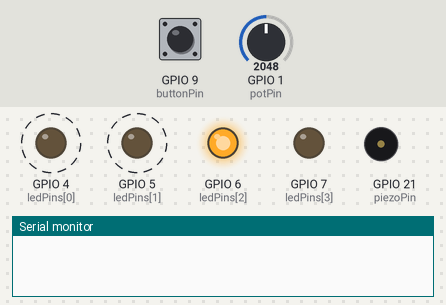
The sketch below on a simulated ESP32-S3. Shown: output pins drawn as LEDs (lit = HIGH), buzzer (waves = sounding), the last lines printed to the serial monitor. Dashed ring = blinking. Inputs (shaded band) come from the test bench; at power-on: GPIO 9 (buttonPin) HIGH, GPIO 1 (potPin) = 2048.

Above: at 0.9 s.
2.5 s: GPIO 9 (buttonPin) pulled LOW for 1.95 s
At 3.6 s:
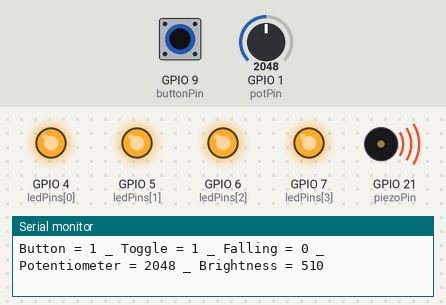
5.9 s: GPIO 1 (potPin) set to 491
At 6.7 s:
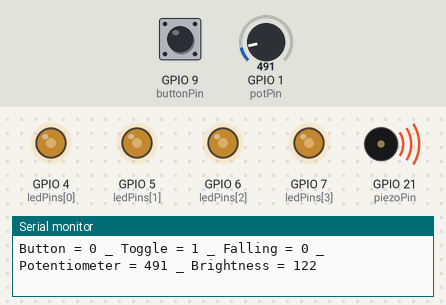
8.2 s: GPIO 1 (potPin) set to 1228
At 8.5 s:
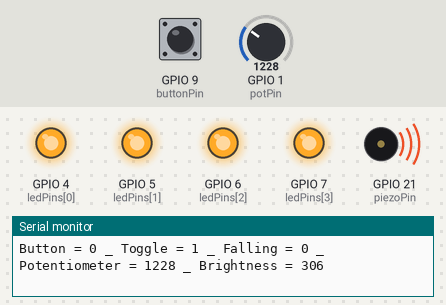
10.5 s: GPIO 9 (buttonPin) pulled LOW for 1.95 s
At 12.27 s:
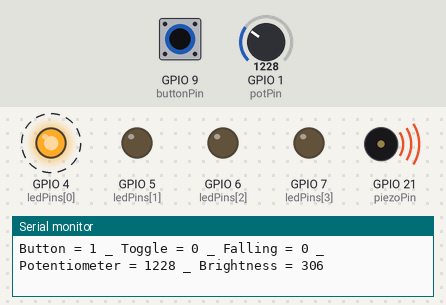
14.0 s: GPIO 1 (potPin) set to 491
18.1 s: GPIO 1 (potPin) set to 2047
Timing chart, 0 to 22.6 s (numbered marks = the images above; inputs shaded):
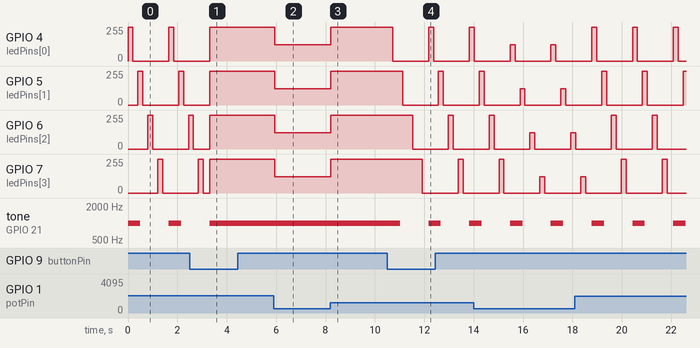

The sketch:

midternfinal.ino
```cpp
const int buttonPin = 9;
const int ledPins[] = {4, 5, 6, 7}; // Array to hold the LED pins (4 LEDs)
const int numLeds = 4;
const int potPin = 1;
const int piezoPin = 21;

bool buttonState = 0;
bool lastButtonState = 0;
bool toggle = 0;
bool fallingToggle = 0;

void setup() {
  pinMode(buttonPin, INPUT_PULLUP);


  for (int i = 0; i < numLeds; i++) {
    pinMode(ledPins[i], OUTPUT); // Set all LED pins as output

  }

  Serial.begin(115200);
}

void loop() {
  buttonState = !digitalRead(buttonPin);


  if (buttonState == HIGH && lastButtonState == LOW) {
    fallingToggle = 1;  // Detect falling edge
  }


  if (fallingToggle) {
    toggle = !toggle;
    fallingToggle = 0;
  }


  int potValue = analogRead(potPin);


  int brightness = map(potValue, 0, 1023, 0, 255); // Map the potentiometer value to a brightness (0-255)

tone(piezoPin, 1000, 500);

  tone(piezoPin, 420, 500);

  tone(piezoPin, 1000, 500);

  tone(piezoPin, 420, 500);

  tone(piezoPin, 1000, 500);


  if (toggle) {
    for (int i = 0; i < numLeds; i++) {
      analogWrite(ledPins[i], brightness);
    }
  } else {

    for (int i = 0; i < numLeds; i++) {
      analogWrite(ledPins[i], brightness);
      delay(200);
      analogWrite(ledPins[i], LOW);
      delay(200);
    }
  }

  lastButtonState = buttonState;

  // Print the current states to the Serial Monitor
  Serial.printf("Button = %i _ Toggle = %i _ Falling = %i _ Potentiometer = %i _ Brightness = %i\n",
                buttonState, toggle, fallingToggle, potValue, brightness);

  delay(50);  // Small delay to debounce the button

}
```

Measured:
- after the input at 2.5 s, GPIO 4 (ledPins[0]): goes on until 3.3 s, then stays 255/255; tone on GPIO 21 (piezoPin): goes on until 3.3 s, then stays 1000 Hz
- after the input at 5.9 s, GPIO 4 (ledPins[0]), GPIO 5 (ledPins[1]), GPIO 6 (ledPins[2]), GPIO 7 (ledPins[3]): 255/255 → 122/255 at once
- after the input at 8.2 s, GPIO 4 (ledPins[0]), GPIO 5 (ledPins[1]), GPIO 6 (ledPins[2]), GPIO 7 (ledPins[3]): 122/255 → 255/255 at once
- after the input at 10.5 s, GPIO 4 (ledPins[0]): alternates 255/255 for 0.20 s and 0/255 for 1.5 s, starting after 0.22 s; GPIO 5 (ledPins[1]): 255/255 → 0/255 after 0.62 s, → 255/255 1.5 s later, → 0/255 0.20 s later
- by itself, GPIO 4 (ledPins[0]): alternates 255/255 for 0.20 s and 0/255 for 1.5 s
- by itself, tone on GPIO 21 (piezoPin): alternates 1000 Hz for 0.50 s and silent for 1.2 s
